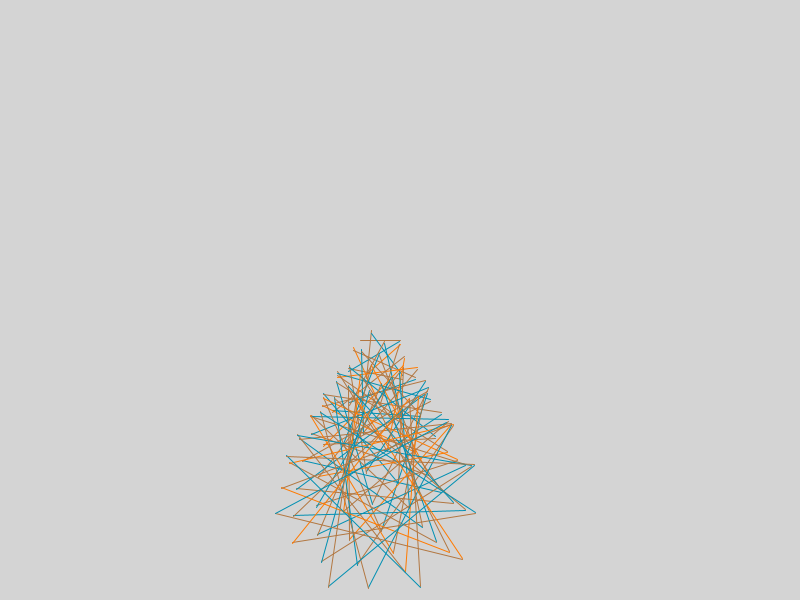
Frame 1 (no input)
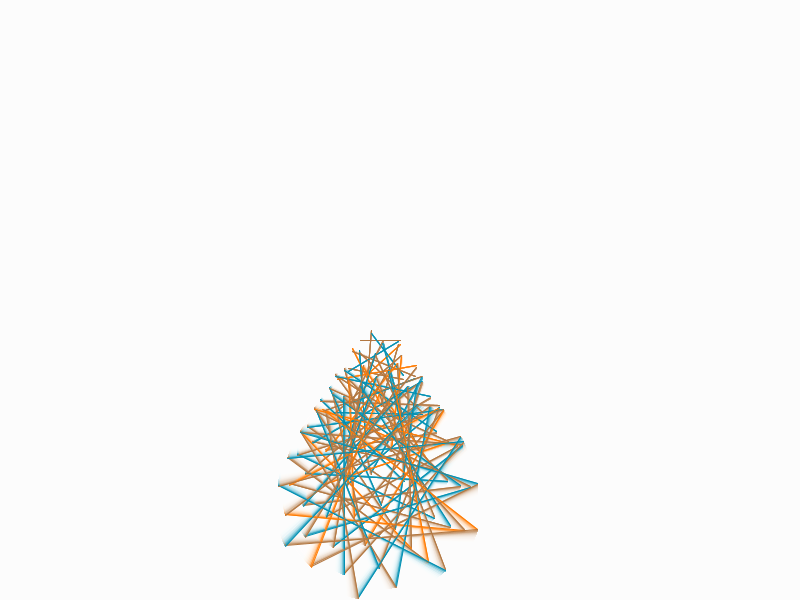
Frame 60 (the mouse pressed at the canvas centre just before this capture)
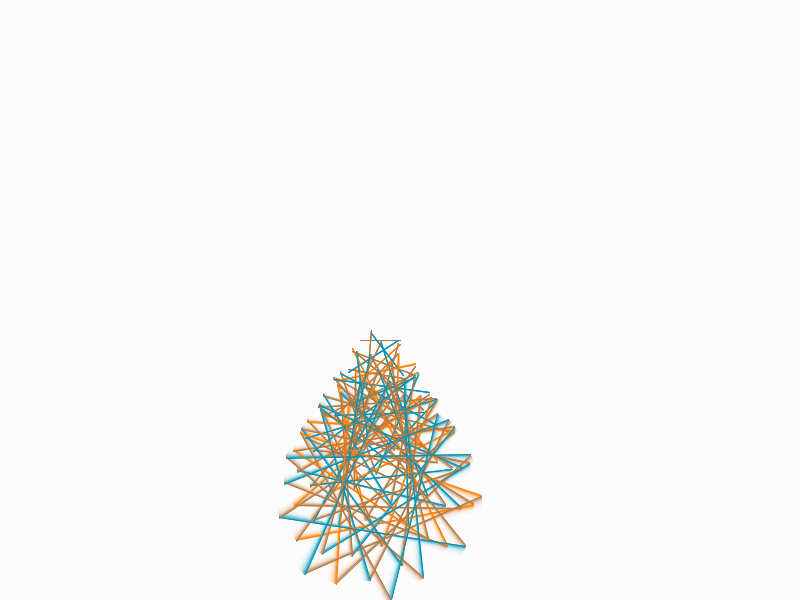
Frame 120 (the mouse held since frame 60 and released just before this capture)

The Processing sketch that drew these frames (run headless with seeded random() and noise(); from frame 60 on, the mouse is pressed at the canvas centre):

// Processing sketch: Spiral
// ── Spiral.pde
// Inspired by the fevered imagination of this:
//https://www.openprocessing.org/sketch/16975

float turns = 0.7999999;
float x = 0;
float posX = 75;

void setup() 
{
  size(800, 600);  
}

void draw() 
{
  // Motion blur
  noStroke();
  fill(255, 40);
  rect(0, 0, width, height);
  
  // Lerp mouse position when dragged and use it to seed the angle of the spiral
  x = lerp(x, posX, 0.0001);
  float seed = map(x, 0, width, 1.0, 2.0);//-0.1218, 0.1218);
  turns =  1.5 * cos(seed);
  
  // Recursive spiral function
  drawSpiral((width/2) - 40, height/2, turns, 40, 0, 100);
}

void mouseDragged() {
  posX = mouseX;
}

void drawSpiral(float x1, float y1, float turns, float len, float angle, int depth)
{
  // Stop recursing when we are at depth 0
  if (depth == 0) return;
  
  // Add some colour
  if (depth % 2 == 0) {
    stroke(178, 119, 65);  
  } else if (depth % 3 == 0) {
    stroke(255, 122, 0);
  } else {
    stroke(0, 143, 178);
  }
  
  // Work out start of next branch
  float x2 = x1 + len * cos(angle);
  float y2 = y1 - len * sin(angle);
  
  // Draw da branches
  //line(x1, y1, x2, y2);
  //line(x1, y1, x1 - len * cos(angle), y1 + len * sin(angle));
  //line(x1, y2, x2, y1);
  
  line(x1, y1 + len, x2, y2 + len);
  //line(x1, y2, x2, y1);
  
  //line(x1, y2, x2 + len, y1 - len);
  //line(x1, y2, x2 - len, y1 + len);
  
  // Work out angle of next branch
  float nextAngle = angle + PI / (float) turns;
  
  // Recurse back into ourselves
  drawSpiral(x2, y2, turns, len+ (float) 180/len, nextAngle, depth - 1);
  
}
